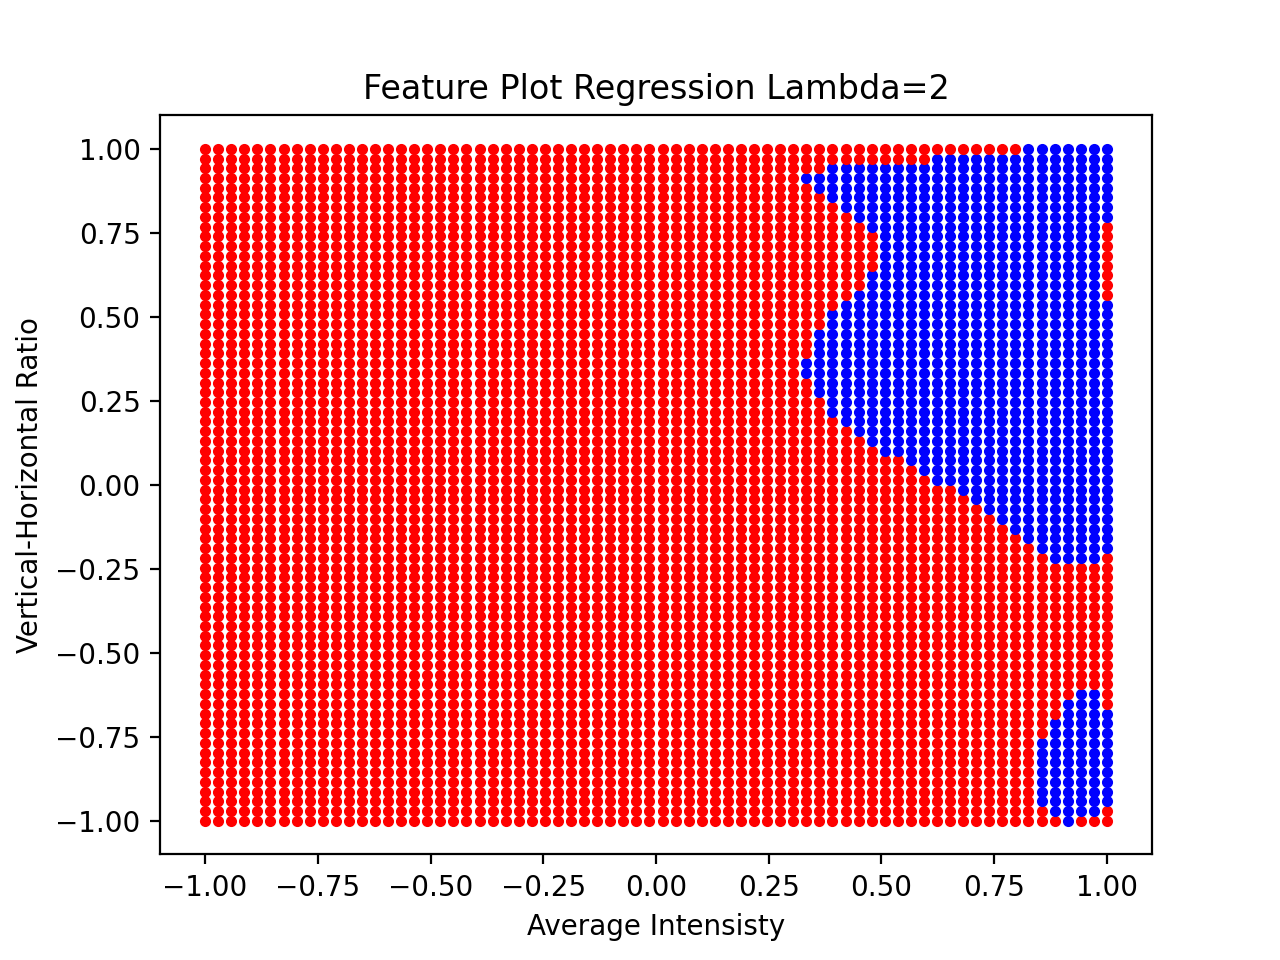

Source code (Python):
import matplotlib.pyplot as plt
from matplotlib import colors
import numpy as np
import math
import random

def Legendre(x,num):
	if (num < 0):
		return 1
	if (num == 0):
		return 1
	elif (num == 1):
		return x
	prev = 1
	curr = x
	k = 2
	while (k <= num):
		temp = curr
		curr = (2*k-1)/k*x*curr-(k-1)/k*prev
		prev = temp
		k += 1
	return curr

def createZ(x,order):
	Z = list()
	for i in range(order+1):
		for j in range(i+1):
			Z.append(Legendre(x[1],i-j)*Legendre(x[2],j))
	# print(Z)
	return Z

dataFile = open("train.txt")
digitLines = dataFile.readlines()

train = list()
for i in digitLines:
	line = i.split()
	train.append((int(line[0]),float(line[1]),float(line[2])))

X = list()
y = list()
j = 0
for i in train:
	if (i[0] == 1):
		y.append(1)
	else:
		y.append(-1)
	X.append(createZ(i,8))

Z = np.array(X)
y = np.array(y)

print(Z.shape)

ZTZ = np.matmul(np.transpose(Z),Z)
ZTZ_1ZT = np.matmul(np.linalg.inv(ZTZ + 2*np.identity(45)),np.transpose(Z))
w_reg = np.matmul(ZTZ_1ZT,y)

for i in range(70):
	a = 2*i/69-1
	for j in range(70):
		b = 2*j/69-1
		g = np.matmul(createZ([1,a,b],8),w_reg)
		if (g < 0):
			plt.plot(a,b,'.r')
		else:
			plt.plot(a,b,'.b')

plt.title("Feature Plot Regression Lambda=2")
plt.xlabel('Average Intensisty')
plt.ylabel('Vertical-Horizontal Ratio')

plt.show()
